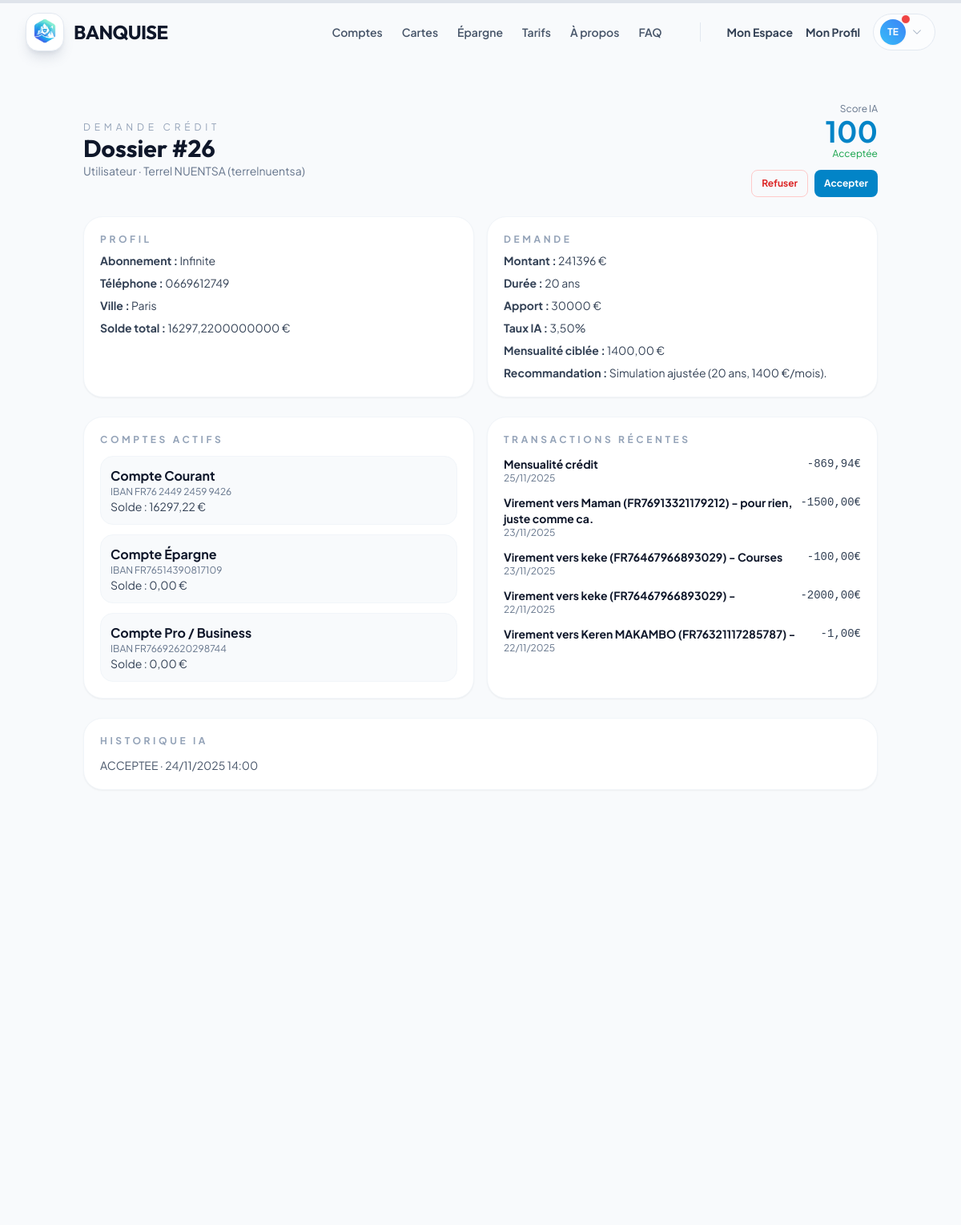
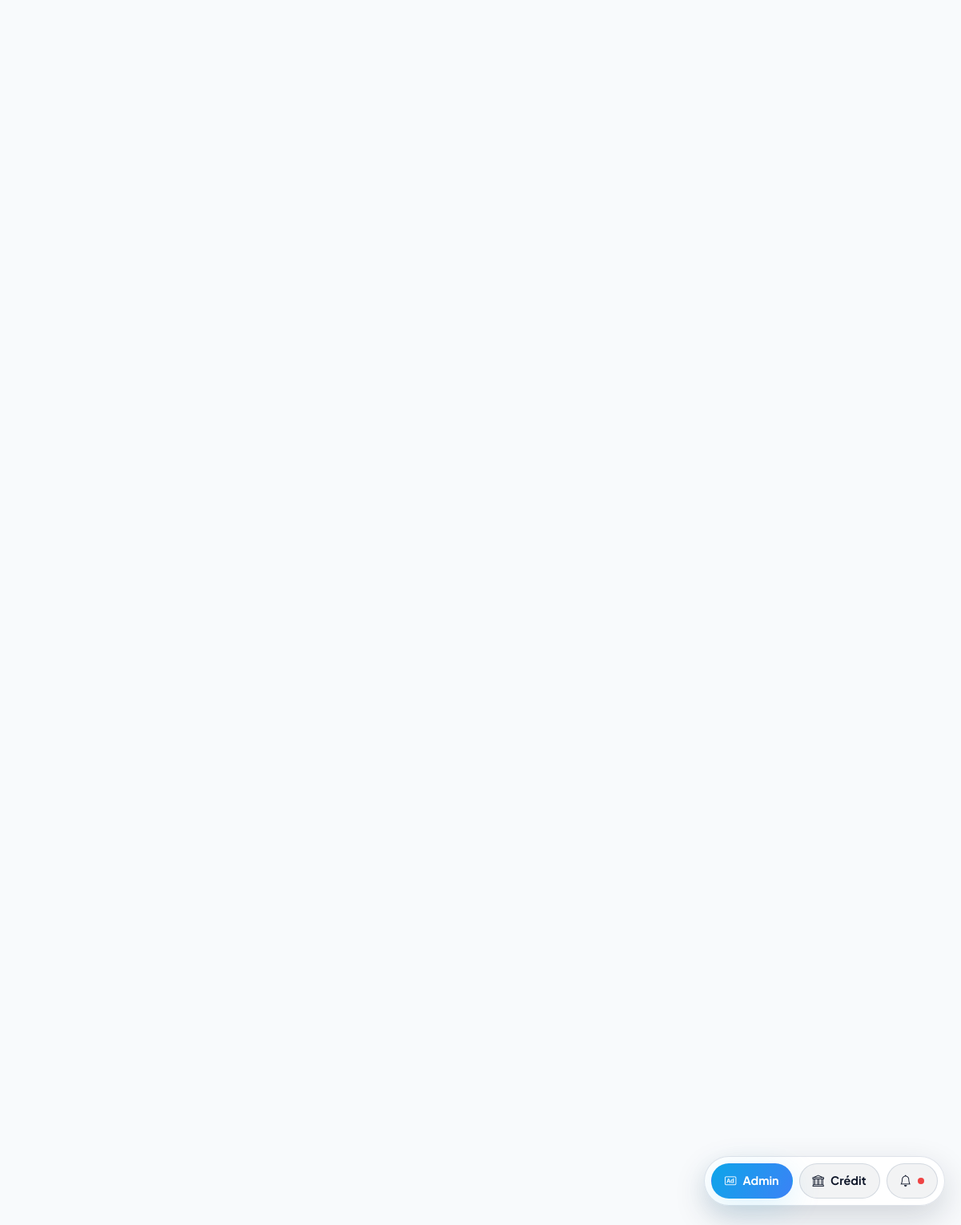
Page /credit/26/ (signed in) on the committed database (2 pictures, top to bottom).
### scoring/models.py (models this page shows, shortened)
class DemandeCredit(models.Model):
    STATUT_CHOICES = [
        ('EN_ATTENTE', 'En Attente'),
        ('ACCEPTEE', 'Acceptée'),
        ('REFUSEE', 'Refusée'),
    ]
    ETAT_SANTE_CHOIX = [
        ('BON', 'Bon'),
        ('MOYEN', 'Moyen'),
        ('FAIBLE', 'Faible'),
    ]
    user = models.ForeignKey(User, on_delete=models.CASCADE)
    produit = models.ForeignKey(ProduitPret, on_delete=models.SET_NULL, null=True, blank=True)
    montant_souhaite = models.IntegerField(default=0)
    duree_souhaitee_annees = models.IntegerField(default=0)
    apport_personnel = models.IntegerField(default=0)
    revenus_mensuels = models.IntegerField(default=0)
    loyer_actuel = models.IntegerField(default=0)
    dettes_mensuelles = models.IntegerField(default=0)
    enfants_a_charge = models.IntegerField(default=0)
    emploi_snapshot = models.ForeignKey(TypeEmploi, on_delete=models.SET_NULL, null=True, blank=True)
    logement_snapshot = models.ForeignKey(TypeLogement, on_delete=models.SET_NULL, null=True, blank=True)
    sante_snapshot = models.CharField(max_length=10, choices=ETAT_SANTE_CHOIX, default='BON')
    score_calcule = models.IntegerField(null=True, blank=True)
    taux_calcule = models.DecimalField(max_digits=5, decimal_places=2, null=True, blank=True)
    recommendation = models.CharField(max_length=50, blank=True)
    statut = models.CharField(max_length=20, choices=STATUT_CHOICES, default='EN_ATTENTE')
    date_demande = models.DateTimeField(auto_now_add=True)
    ia_decision = models.CharField(max_length=20, choices=STATUT_CHOICES, null=True, blank=True)
    mensualite_calculee = models.DecimalField(max_digits=10, decimal_places=2, null=True, blank=True)
    soumise = models.BooleanField(default=False)
    echeances_payees = models.IntegerField(default=0)
    dernier_prelevement = models.DateField(null=True, blank=True)

class ProfilClient(models.Model):
    ABONNEMENT_CHOICES = [
        ('ESSENTIEL', 'Essentiel'),
        ('PLUS', 'Plus'),
        ('INFINITE', 'Infinite'),
    ]
    user = models.OneToOneField(User, on_delete=models.CASCADE, related_name='profil')
    date_de_naissance = models.DateField(null=True, blank=True)
    ville_naissance = models.CharField(max_length=100, blank=True)
    telephone = models.CharField(max_length=15, blank=True)
    abonnement = models.CharField(max_length=15, choices=ABONNEMENT_CHOICES, default='ESSENTIEL')
    prochain_abonnement = models.CharField(max_length=15, choices=ABONNEMENT_CHOICES, null=True, blank=True)
    prochaine_facturation = models.DateField(default=timezone.now)

class Compte(models.Model):
    TYPE_CHOICES = [
        ('COURANT', 'Compte Courant'),
        ('EPARGNE', 'Compte Épargne'),
        ('PRO', 'Compte Pro / Business'),
    ]
    user = models.ForeignKey(User, on_delete=models.CASCADE, related_name='comptes')
    type_compte = models.CharField(max_length=20, choices=TYPE_CHOICES, default='COURANT')
    solde = models.DecimalField(max_digits=12, decimal_places=2, default=0.00)
    numero_compte = models.CharField(max_length=30, unique=True)
    date_creation = models.DateTimeField(auto_now_add=True)
    est_actif = models.BooleanField(default=True)

class Transaction(models.Model):
    TYPE_CHOICES = [
        ('DEBIT', 'Débit'),
        ('CREDIT', 'Crédit')
    ]
    CATEGORIE_CHOICES = [
        ('ALIM', 'Alimentation & Courses'),
        ('LOGEMENT', 'Logement & Factures'),
        ('TRANSPORT', 'Transport'),
        ('LOISIRS', 'Loisirs & Sorties'),
        ('SANTE', 'Santé'),
        ('SHOPPING', 'Shopping'),
        ('VIREMENT', 'Virement'),
        ('SALAIRE', 'Salaire & Revenus'),
        ('AUTRE', 'Autre'),
    ]
    compte = models.ForeignKey(Compte, on_delete=models.CASCADE, related_name='transactions')
    montant = models.DecimalField(max_digits=10, decimal_places=2, default=0)
    libelle = models.CharField(max_length=100, blank=True)
    date_execution = models.DateTimeField(default=timezone.now)
    type = models.CharField(max_length=10, choices=TYPE_CHOICES)
    categorie = models.CharField(max_length=20, choices=CATEGORIE_CHOICES, default='AUTRE')

### scoring/views.py (the view)
# urls.py: path('credit/<int:demande_id>/', views.demande_credit_detail, name='demande_credit_detail'),
@staff_member_required
def demande_credit_detail(request, demande_id):
    demande = get_object_or_404(DemandeCredit, id=demande_id)
    comptes = Compte.objects.filter(user=demande.user)
    profil = getattr(demande.user, 'profil', None)
    transactions = Transaction.objects.filter(compte__in=comptes).order_by('-date_execution')[:5]
    unread_notifs = Notification.objects.filter(user=request.user, est_lu=False).count()
    total_solde = comptes.aggregate(total=Sum('solde'))['total'] or 0
    return render(request, 'scoring/demande_detail.html', {
        'demande': demande,
        'borrower': demande.user,
        'comptes': comptes,
        'profil': profil,
        'total_solde': total_solde,
        'transactions': transactions,
        'unread_notifs': unread_notifs
    })

### templates/scoring/demande_detail.html (shortened to what this page needs)
{% extends "base.html" %}
{% block content %}
<div class="min-h-screen bg-slate-50 py-12">
    <div class="max-w-5xl mx-auto space-y-6 px-4">
        <div class="flex justify-between items-center">
            <div>
                <p class="text-xs uppercase tracking-[0.4em] text-slate-400">Demande crédit</p>
                <h1 class="text-3xl font-display font-bold text-slate-900">Dossier #{{ demande.id }}</h1>
                <p class="text-sm text-slate-500">Utilisateur · {{ borrower.get_full_name }} ({{ borrower.username }})</p>
            </div>
            <div class="text-right">
                <p class="text-xs text-slate-500">Score IA</p>
                <p class="text-4xl font-bold text-ice-600">{{ demande.score_calcule|default:"0" }}</p>
                <p class="text-xs {% if demande.ia_decision == 'ACCEPTEE' %}text-green-600{% else %}text-red-600{% endif %}">{{ demande.get_ia_decision_display }}</p>
                <form method="post" action="{% url 'admin_manage_credits' %}" class="mt-3 flex gap-2 justify-end">{% csrf_token %}
                    <button name="action" value="REFUSEE" class="px-3 py-2 rounded-lg border border-red-200 text-red-600 text-xs font-bold hover:bg-red-50">Refuser</button>
                    <button name="action" value="ACCEPTEE" class="px-3 py-2 rounded-lg bg-ice-600 text-white text-xs font-bold hover:bg-ice-700">Accepter</button>
                </form>
            </div>
        </div>
        <div class="grid md:grid-cols-2 gap-4">
            <div class="p-5 rounded-3xl bg-white shadow-sm border border-slate-100 space-y-2">
                <p class="text-xs uppercase font-bold tracking-[0.3em] text-slate-400">Profil</p>
                <p class="text-sm text-slate-700"><strong>Abonnement :</strong> {% if profil %}{{ profil.get_abonnement_display }}{% else %}N/A{% endif %}</p>
                <p class="text-sm text-slate-700"><strong>Téléphone :</strong> {% if profil and profil.telephone %}{{ profil.telephone }}{% else %}—{% endif %}</p>
                <p class="text-sm text-slate-700"><strong>Ville :</strong> {% if profil and profil.ville_naissance %}{{ profil.ville_naissance }}{% else %}—{% endif %}</p>
                <p class="text-sm text-slate-700"><strong>Solde total :</strong> {{ total_solde }} €</p>
            </div>
            <div class="p-5 rounded-3xl bg-white shadow-sm border border-slate-100 space-y-2">
                <p class="text-xs uppercase font-bold tracking-[0.3em] text-slate-400">Demande</p>
                <p class="text-sm text-slate-700"><strong>Montant :</strong> {{ demande.montant_souhaite }} €</p>
                <p class="text-sm text-slate-700"><strong>Durée :</strong> {{ demande.duree_souhaitee_annees }} ans</p>
                <p class="text-sm text-slate-700"><strong>Apport :</strong> {{ demande.apport_personnel }} €</p>
                <p class="text-sm text-slate-700"><strong>Taux IA :</strong> {{ demande.taux_calcule|default:"—" }}%</p>
                <p class="text-sm text-slate-700"><strong>Mensualité ciblée :</strong> {{ demande.mensualite_calculee }} €</p>
                <p class="text-sm text-slate-700"><strong>Recommandation :</strong> {{ demande.recommendation }}</p>
            </div>
        </div>
        <div class="grid lg:grid-cols-2 gap-4">
            <div class="p-5 rounded-3xl bg-white shadow-sm border border-slate-100">
                <p class="text-xs uppercase font-bold tracking-[0.3em] text-slate-400 mb-3">Comptes actifs</p>
                <div class="space-y-3">
                    {% for compte in comptes %}
                    <div class="rounded-2xl border border-slate-100 p-3 bg-slate-50">
                        <p class="font-bold text-slate-900">{{ compte.get_type_compte_display }}</p>
                        <p class="text-xs text-slate-500">IBAN {{ compte.numero_compte }}</p>
                        <p class="text-sm text-slate-700">Solde : {{ compte.solde }} €</p>
                    </div>
                    {% empty %}
                    <p class="text-sm text-slate-500">Aucun compte actif.</p>
                    {% endfor %}
                </div>
            </div>
            <div class="p-5 rounded-3xl bg-white shadow-sm border border-slate-100">
                <p class="text-xs uppercase font-bold tracking-[0.3em] text-slate-400 mb-3">Transactions récentes</p>
                <div class="space-y-3">
                    {% for tx in transactions %}
                    <div class="flex justify-between">
                        <div>
                            <p class="text-sm font-bold text-slate-900">{{ tx.libelle }}</p>
                            <p class="text-xs text-slate-500">{{ tx.date_execution|date:"d/m/Y" }}</p>
                        </div>
                            <p class="text-sm font-mono {% if tx.montant > 0 %}text-green-600{% else %}text-slate-700{% endif %}">{{ tx.montant }}€</p>
                    </div>
                    {% empty %}
                    <p class="text-sm text-slate-500">Pas de transactions récentes.</p>
                    {% endfor %}
                </div>
            </div>
        </div>
        <div class="p-5 rounded-3xl bg-white shadow-sm border border-slate-100">
            <p class="text-xs uppercase font-bold tracking-[0.3em] text-slate-400">Historique IA</p>
            <p class="text-sm text-slate-600 mt-3">{{ demande.ia_decision }} · {{ demande.date_demande|date:"d/m/Y H:i" }}</p>
        </div>
    </div>
</div>
{% endblock %}

### templates/base.html (shortened to what this page needs)
{% load static %}
<!DOCTYPE html>
<html lang="fr" class="scroll-smooth">
<head>
    <link rel="stylesheet" href="https://cdn.jsdelivr.net/npm/bootstrap-icons@1.11.3/font/bootstrap-icons.min.css">
    <script src="https://cdn.tailwindcss.com"></script>
    <link rel="stylesheet" href="{% static 'css/banquise.css' %}">
</head>
<body
    data-auth="{{ user.is_authenticated|yesno:'1,0' }}"
    class="text-slate-800 antialiased flex flex-col min-h-screen overflow-x-hidden selection:bg-ice-200 selection:text-ice-900">
    {% block navbar %}
    <nav id="main-nav" class="fixed w-full z-50 transition-all duration-300 border-b border-transparent top-0">
        <div class="max-w-7xl mx-auto px-4 sm:px-6 lg:px-8">
            <div class="flex justify-between items-center h-20">
                <a href="{% url 'home' %}" class="flex items-center gap-3 group relative z-50">
                    <div class="w-12 h-12 rounded-2xl overflow-hidden shadow-lg shadow-slate-500/20 group-hover:shadow-ice-500/30 group-hover:scale-105 transition-all duration-300 bg-white border border-slate-200">
                        <img src="{% static 'docs/logobanquise.png' %}" alt="Banquise" class="w-full h-full object-contain">
                    </div>
                    <span class="font-display font-bold text-2xl tracking-tight text-slate-900">BANQUISE</span>
                </a>
                <div class="hidden md:flex items-center gap-8">
                    <div class="flex items-center gap-6 mr-4">
                        <a href="{% url 'produits_comptes' %}"
                            class="text-sm font-semibold text-slate-600 hover:text-ice-600 transition-colors">Comptes</a>
                        <a href="{% url 'produits_cartes' %}"
                            class="text-sm font-semibold text-slate-600 hover:text-ice-600 transition-colors">Cartes</a>
                        <a href="{% url 'produits_epargne' %}"
                            class="text-sm font-semibold text-slate-600 hover:text-ice-600 transition-colors">Épargne</a>
                        <a href="{% url 'tarifs' %}"
                            class="text-sm font-semibold text-slate-600 hover:text-ice-600 transition-colors">Tarifs</a>
                        <a href="{% url 'a_propos' %}"
                            class="text-sm font-semibold text-slate-600 hover:text-ice-600 transition-colors">À
                            propos</a>
                        <a href="{% url 'support' %}"
                            class="text-sm font-semibold text-slate-600 hover:text-ice-600 transition-colors">FAQ</a>
                    </div>
                    {% if user.is_authenticated %}
                    <div class="flex items-center gap-4">
                        <a href="{% url 'dashboard' %}"
                            class="text-sm font-bold text-slate-700 hover:text-ice-600 transition-colors">Mon Espace</a>
                        <a href="{% url 'profil' %}"
                            class="text-sm font-bold text-slate-700 hover:text-ice-600 transition-colors">Mon Profil</a>
                        <div class="relative group">
                            <button
                                class="flex items-center gap-2 py-1.5 pl-2 pr-4 rounded-full bg-white/50 border border-slate-200 hover:bg-white hover:shadow-md transition-all">
                                <div
                                    class="relative w-8 h-8 rounded-full bg-gradient-to-tr from-ice-400 to-blue-500 flex items-center justify-center text-white shadow-sm">
                                    <span class="text-xs font-bold">{{ user.username|slice:":2"|upper }}</span>
                                    {% if unread_notifs and unread_notifs > 0 %}
                                    <span class="absolute -top-1.5 -right-1.5 w-3 h-3 rounded-full bg-red-500 border border-white"></span>
                                    {% endif %}
                                </div>
                                <i
                                    class="bi bi-chevron-down text-xs text-slate-400 group-hover:rotate-180 transition-transform"></i>
                            </button>
                        </div>
                    </div>
                    {% endif %}
                </div>
            </div>
        </div>
    </nav>
    {% endblock %}
    <main class="flex-grow w-full relative z-10 {% block main_padding %}pt-20{% endblock %}">
        {% block content %}{% endblock %}
    </main>
    {% if request.resolver_match and request.resolver_match.url_name != 'login' and request.resolver_match.url_name != 'register' and request.resolver_match.url_name != 'support' %}
    <div class="floating-dock flex">
        {% if user.is_authenticated %}
            {% if user.is_staff %}
            <a href="{% url 'admin_dashboard' %}" class="dock-btn primary"><i class="bi bi-badge-ad"></i> Admin</a>
            <a href="{% url 'admin_manage_credits' %}" class="dock-btn secondary"><i class="bi bi-bank"></i> Crédit</a>
            <a href="{% url 'notifications' %}" class="dock-btn secondary"><i class="bi bi-bell"></i>
                {% if unread_notifs and unread_notifs > 0 %}
                <span class="notification-dot"></span>
                {% endif %}
            </a>
            {% endif %}
        {% else %}
            <a href="{% url 'register' %}" class="dock-btn primary"><i class="bi bi-magic"></i> Créer un compte</a>
            <a href="{% url 'support' %}" class="dock-btn secondary"><i class="bi bi-question-circle"></i> Nous contacter</a>
        {% endif %}
    </div>
    {% endif %}
</body>
</html>

### rows in the picture
DemandeCredit: id "26", score_calcule "100", ia_decision "Acceptée", montant_souhaite "241396", duree_souhaitee_annees "20", apport_personnel "30000", taux_calcule "3,50", mensualite_calculee "1400,00", recommendation "Simulation ajustée (20 ans, 1400 €/mois).", ia_decision "ACCEPTEE", date_demande "24/11/2025 14:00"
ProfilClient: abonnement "Infinite", telephone "0669612749", ville_naissance "Paris"
Compte: type_compte "Compte Courant", numero_compte "FR76 2449 2459 9426", solde "16297,22"
Compte: type_compte "Compte Épargne", numero_compte "FR76514390817109", solde "0,00"
Compte: type_compte "Compte Pro / Business", numero_compte "FR76692620298744", solde "0,00"
Transaction: libelle "Mensualité crédit", date_execution "25/11/2025", montant "-869,94"
Transaction: libelle "Virement vers Maman (FR76913321179212) - pour rien, juste comme ca.", date_execution "23/11/2025", montant "-1500,00"
Transaction: libelle "Virement vers keke (FR76467966893029) - Courses", date_execution "23/11/2025", montant "-100,00"
Transaction: libelle "Virement vers keke (FR76467966893029) -", date_execution "22/11/2025", montant "-2000,00"
Transaction: libelle "Virement vers Keren MAKAMBO (FR76321117285787) -", date_execution "22/11/2025", montant "-1,00"

### other values in the picture
{{ user.username|slice:":2"|upper }} "TE"
{{ borrower.get_full_name }} "Terrel NUENTSA"
{{ borrower.username }} "terrelnuentsa"
{{ total_solde }} "16297,2200000000"
